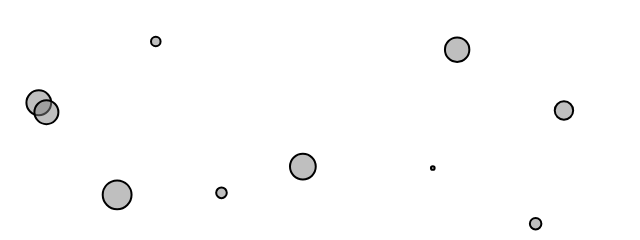
Frame 1 (no input)
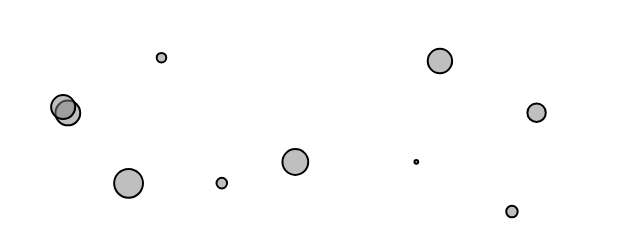
Frame 60 (no input)
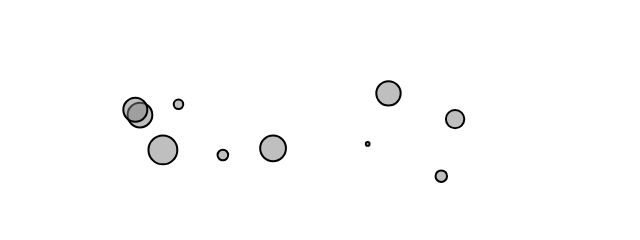
Frame 120 (the mouse pressed at the canvas centre since frame 60)

The p5.js sketch that drew these frames (run headless with seeded random() and noise() and a simulated clock; from frame 60 on, the mouse is pressed at the canvas centre):

// p5.js sketch
// ── sketch.js
// The Nature of Code
// Daniel Shiffman
// http://natureofcode.com

let bodies = [];

let G = 1;

function setup() {
  createCanvas(640, 240);
  for (let i = 0; i < 10; i++) {
    bodies[i] = new Body(random(width), random(height), random(0.1, 2));
  }
}

function draw() {
  background(255);

  for (let i = 0; i < bodies.length; i++) {
    for (let j = 0; j < bodies.length; j++) {
      if (i !== j) {
        let force = bodies[j].attract(bodies[i]);
        bodies[i].applyForce(force);
      }
    }

    bodies[i].update();
    bodies[i].show();
  }
}

// ── body.js
// The Nature of Code
// Daniel Shiffman
// http://natureofcode.com

class Body {
  constructor(x, y, m) {
    this.mass = m;
    this.position = createVector(x, y);
    this.velocity = createVector(0, 0);
    this.acceleration = createVector(0, 0);
  }

  applyForce(force) {
    let f = p5.Vector.div(force, this.mass);
    this.acceleration.add(f);
  }

  update() {
    this.velocity.add(this.acceleration);
    this.position.add(this.velocity);
    this.acceleration.mult(0);
  }

  show() {
    stroke(0);
    strokeWeight(2);
    fill(127, 127);
    circle(this.position.x, this.position.y, this.mass * 16);
  }

  attract(other) {
    // Calculate direction of force
    let force = p5.Vector.sub(this.position, other.position);
    // Distance between objects
    let distance = force.mag();
    // Limiting the distance to eliminate "extreme" results for very close or very far objects
    distance = constrain(distance, 5, 25);

    // Calculate gravitional force magnitude
    let strength = (G * this.mass * other.mass) / (distance * distance);
    // Get force vector --> magnitude * direction
    force.setMag(strength);
    return force;
  }
}
